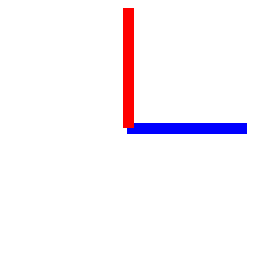
#> input picture Resources/f3_compass/f3_compass.png, 256 x 256 px
$ python F3Compass.py
#> lines starting #> are read from the running program, lines starting #| are printed output that depends on the picture
### BasicDef.py
import os
Indention = '\n'
PathBase = os.path.dirname(__file__) + '/'#このファイルがあるディレクトリ

# [4 lines left out: function Write, not called in this run]
def Read(Path):#指定したパスにあるファイル内容を返す
  Path= PathBase + Path
  with open(Path,'r') as ReadFile:
    Contents = ReadFile.read()
    return Contents

### F3Compass.py
#F3の座標の正方向情報のみを表示するロードストーンコンパスに必要なリソース(モデル、テクスチャ)を生成する。

AngleMaxNum = 36#テクスチャ・モデルの通し番号の最大値

from BasicDef import Read, Write, Indention, PathBase
import cv2

BaseImage = cv2.imread(PathBase + 'Resources/f3_compass/f3_compass.png',-1)
#> BaseImage is the input picture: shape (256, 256, 4); mean B, G, R, A 249.9, 244.9, 250, 200.3
Height, Width = BaseImage.shape[0], BaseImage.shape[1]
#> Height = 256; Width = 256
RotateCenter = (int(Width/2),int(Height/2))
#> RotateCenter = (128, 128)

AngleModule = 360/AngleMaxNum

def Make1Texture(AngleNum):#一つの回転角(通し番号)に対応したテクスチャを生成する。
  RotateAngle = - AngleModule * AngleNum
  TransMat = cv2.getRotationMatrix2D(RotateCenter, RotateAngle, 1)
  RotatedImage = cv2.warpAffine(BaseImage, TransMat, (Width, Height))
  cv2.imwrite(PathBase + 'assets/minecraft/textures/item/f3_compass/' + str(AngleNum) + '.png',RotatedImage)

def MakeAllTexture():#全てのテクスチャを生成する。
  for i in range(AngleMaxNum):
    Make1Texture(i)
#> this loop made 36 passes
#> pass 2, in Make1Texture (call 2), `RotatedImage = cv2.warpAffine(BaseImage, TransMat, (Width, Height))`:
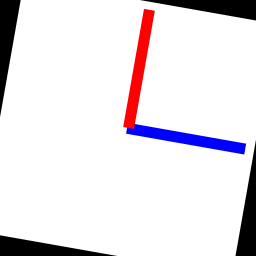
#> RotatedImage: shape (256, 256, 4); mean B, G, R, A 231.1, 226.1, 231.3, 200.2
#> pass 3, in Make1Texture (call 3), `RotatedImage = cv2.warpAffine(BaseImage, TransMat, (Width, Height))`:
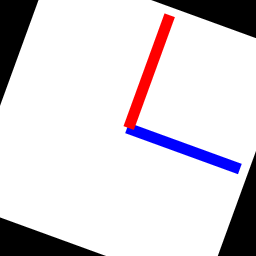
#> RotatedImage: shape (256, 256, 4); mean B, G, R, A 218.4, 213.4, 218.5, 200.2

def Make1Model(AngleNum):#一つの回転角(通し番号)に対応したモデルを生成する
  ModelTemprate = Read('Resources/f3_compass/1ModelHandHeld.txt')
  Content = ModelTemprate.replace('番号',str(AngleNum))
  Write(Content,'assets/minecraft/models/item/f3_compass/' + str(AngleNum) + '.json')

def MakeAllModel():#全てのモデルを生成する
  for i in range(AngleMaxNum):
    Make1Model(i)

def MakeCustomModel():#カスタムモデルデータと元のデータを包含したcompass.jsonを作成する。
  CustomModel = Read('Resources/f3_compass/CustomModel.txt')
  OverrideModule = Read('Resources/f3_compass/OverrideModule.txt')
  OriginalOverride = Read('Resources/f3_compass/OriginalCompassOverride.txt')

  OverrideArray = []
  OverrideArray.append(OriginalOverride)
  for i in range(AngleMaxNum):
    AngleStrNum = 8
    FloatAngle = str(i/AngleMaxNum)[:AngleStrNum]
    FloatAngle = FloatAngle + '0' * (AngleStrNum - len(FloatAngle))
    Element = OverrideModule.replace('角度',FloatAngle).replace('モデル番号',str(i))
    OverrideArray.append(Element)
  Overrides = (',' + Indention) .join (OverrideArray)
  Content = CustomModel.replace('オーバーライド',Overrides)
  Write(Content,'assets/minecraft/models/item/compass.json')

#実行ファイル
MakeAllTexture()
#> (the run stopped early here; a loop or call above may not have finished)
